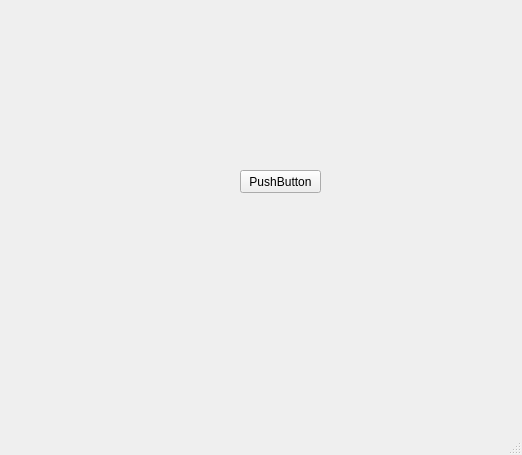
<?xml version="1.0" encoding="UTF-8"?>
<ui version="4.0">
 <class>MainWindow</class>
 <widget class="QMainWindow" name="MainWindow">
  <property name="geometry">
   <rect>
    <x>0</x>
    <y>0</y>
    <width>522</width>
    <height>455</height>
   </rect>
  </property>
  <property name="windowTitle">
   <string>MainWindow</string>
  </property>
  <widget class="QWidget" name="centralwidget">
   <widget class="QPushButton" name="button_play">
    <property name="geometry">
     <rect>
      <x>240</x>
      <y>170</y>
      <width>81</width>
      <height>23</height>
     </rect>
    </property>
    <property name="text">
     <string>PushButton</string>
    </property>
   </widget>
  </widget>
  <widget class="QMenuBar" name="menubar">
   <property name="geometry">
    <rect>
     <x>0</x>
     <y>0</y>
     <width>522</width>
     <height>21</height>
    </rect>
   </property>
  </widget>
  <widget class="QStatusBar" name="statusbar"/>
 </widget>
 <resources/>
 <connections/>
</ui>
